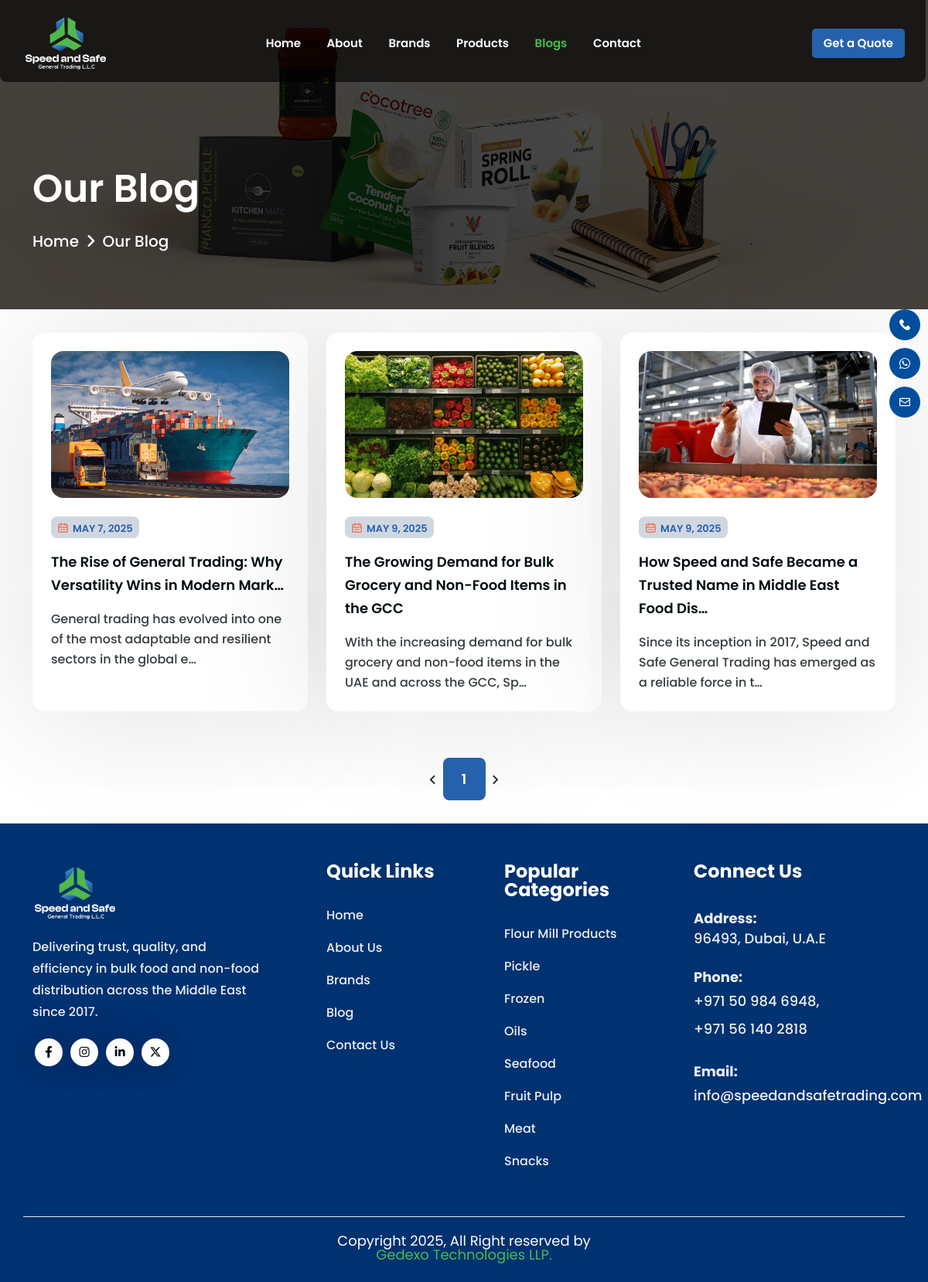
The app's page /blogs/ with its own data.
### web/models.py (models this page shows, shortened)
class Blog(models.Model):
    title = models.CharField(max_length=180)
    slug = models.SlugField()
    date = models.DateField()
    meta_title = models.CharField(max_length=180, blank=True, null=True)
    meta_keywords = models.CharField(max_length=200, blank=True, null=True)
    meta_description = models.CharField(max_length=180, blank=True, null=True)
    canonical_url = models.URLField(blank=True, null=True)
    image = models.ImageField(upload_to="blog/")
    description = HTMLField()
    def get_absolute_url(self):
        return reverse_lazy('web:blog_detail', kwargs={'slug': self.slug})
    class Meta:
        verbose_name = "Blog"
        verbose_name_plural = "Blogs"

class ProductCategory(models.Model):
    title = models.CharField(max_length=180)
    slug = models.SlugField()
    class Meta:
        verbose_name = "Product Category"
        verbose_name_plural = "Product Categories"

### web/views.py (the view)
# urls.py: path("blogs/", views.blog, name="blog"),
def blog(request):
    meta = Meta.objects.filter(page="blogs").first()
    blog_list = Blog.objects.all()
    paginator = Paginator(blog_list, 6)
    page_number = request.GET.get('page')
    page_obj = paginator.get_page(page_number)
    context = {
        "is_blogs":True,
        "page_obj": page_obj,
        "meta":meta,
    }
    return render(request, "web/blog.html", context)

### web/context_processors.py (called while the page is built)
def main_context(request):
    footer_categories = ProductCategory.objects.all()[:8]
    return {
        "footer_categories": footer_categories
    }

### templates/web/blog.html (shortened to what this page needs)
{% extends 'web/base.html' %}
{% load static %}
{% block content %}
   <div class="inner-hero bg-cover" style="background-image: url({% static 'web/assets/img/bg/breadcrumbs.png' %});">
      <div class="container">
        <div class="row align-items-center">
            <div class="col-lg-6">
                <div class="inner-heading">
                    <h1>Our Blog</h1>
                    <div class="breadcrumbs-pages">
                        <ul>
                           <li><a href="{% url 'web:index' %}">Home</a></li>
                           <li class="angle"><i class="fa-solid fa-angle-right"></i></li>
                           <li>Our Blog</li>
                        </ul>
                     </div>
                </div>
            </div>
        </div>
      </div>
   </div>
   <div class="blog1 sp">
    <div class="container">
       <div class="row">
         {% for blog in page_obj %}
            <div class="col-lg-4 col-md-6">
               <div class="vl-blog-1-item">
                  <div class="vl-blog-1-thumb">
                        <img class="w-full" src="{{ blog.image.url }}" alt="">
                  </div>
                  <div class="vl-blog-1-content">
                        <div class="vl-blog1-meta">
                           <a href="#" class="date">
                              <img src="{% static 'web/assets/img/icon/date-icon1.svg' %}" alt="">{{ blog.date }}
                           </a>
                        </div>
                        <h4><a href="{{ blog.get_absolute_url }}" class="blog-title">{{ blog.title|truncatechars:65 }}</a></h4>
                        <p class="mt-16">{{ blog.description|safe|truncatechars:100 }}</p>
                  </div>
               </div>
            </div>
            {% empty %}
            <div class="col-12 text-center">
               <p>No blog posts found.</p>
            </div>
         {% endfor %}
       </div>
       <div class="space60"></div>
       <div class="row">
         <div class="col-12 m-auto">
             <div class="theme-pagination text-center">
                 <ul>
                     {% if page_obj.has_previous %}
                         <li><a href="?page={{ page_obj.previous_page_number }}"><i class="fa-solid fa-angle-left"></i></a></li>
                     {% else %}
                         <li class="disabled"><span><i class="fa-solid fa-angle-left"></i></span></li>
                     {% endif %}
                     {% for num in page_obj.paginator.page_range %}
                         {% if num == page_obj.number %}
                             <li><a class="active" href="?page={{ num }}">{{ num }}</a></li>
                         {% elif num >= page_obj.number|add:'-2' and num <= page_obj.number|add:'2' %}
                             <li><a href="?page={{ num }}">{{ num }}</a></li>
                         {% elif num == 1 or num == page_obj.paginator.num_pages %}
                             <li><a href="?page={{ num }}">{{ num }}</a></li>
                         {% elif num == page_obj.number|add:'-3' or num == page_obj.number|add:'3' %}
                             <li>...</li>
                         {% endif %}
                     {% endfor %}
                     {% if page_obj.has_next %}
                         <li><a href="?page={{ page_obj.next_page_number }}"><i class="fa-solid fa-angle-right"></i></a></li>
                     {% else %}
                         <li class="disabled"><span><i class="fa-solid fa-angle-right"></i></span></li>
                     {% endif %}
                 </ul>
             </div>
         </div>
     </div>
    </div>
 </div>
{% endblock %}

### templates/web/partials/footer.html
{% load static %}
<footer class="vl-footer-area1 footer-space4 bg-cover">
    <div class="footer-bottom-content">
       <div class="container">
          <div class="row">
             <div class="col-xl-4 col-lg-4 col-md-6 col-sm-6">
                <div class="vl-footer-widget vl-footer1-logo-area mr-50 mb-50">
                   <div class="vl-footer-logo black-logo">
                      <a href="{% url 'web:index' %}"><img src="{% static 'web/assets/img/logo/white-logo.png' %}" alt=""></a>
                   </div>
                   <div class="vl-footer-text heading1 mt-16">
                      <p class="mt-16">Delivering trust, quality, and efficiency in bulk food and non-food distribution across the Middle East since 2017. </p>
                   </div>
                   <div class="vl-footer-social1 text-start mt-20">
                      <a href="#"><i class="fa-brands fa-facebook-f"></i></a>
                      <a href="#"><i class="fa-brands fa-instagram"></i></a>
                      <a href="#"><i class="fa-brands fa-linkedin-in"></i></a>
                      <a href="#"><i class="fa-brands fa-x-twitter"></i></a>
                   </div>
                </div>
             </div>
             <div class="col-lg-2 col-md-6 col-6">
                <div class="vl-footer-widget mb-50 ml-0 md:ml-30 sm:ml-0">
                   <h4>Quick Links</h4>
                   <div class="vl-footer-list">
                      <ul>
                         <li><a href="{% url 'web:index' %}">Home</a></li>
                         <li><a href="{% url 'web:about' %}">About Us</a></li>
                         <li><a href="{% url 'web:brand' %}">Brands</a></li>
                         <li><a href="{% url 'web:blog' %}">Blog</a></li>
                         <li><a href="{% url 'web:contact' %}">Contact Us</a></li>
                      </ul>
                   </div>
                </div>
             </div>
             <div class="col-lg-3 col-md-4 col-6">
                <div class="vl-footer-widget ml-40 mb-50 md:ml-0 sm:ml-0">
                   <h4>Popular Categories</h4>
                   <div class="vl-footer-list">
                      <ul>
                        {% for category in footer_categories %}
                         <li><a href="{% url 'web:product' %}?category={{category.slug}}">{{category.title|truncatechars:20}}</a></li>
                         {% endfor %}
                      </ul>
                   </div>
                </div>
             </div>
             <div class="col-lg-3 col-md-8 col-sm-6">
               <div class="vl-footer-recent-project vl-footer-widget">
                  <h4>Connect Us</h4>
                  <div class="row">
                        <div class="col-12 vl-footer-address">
                           <p><strong>Address:</strong><br>
                              96493, Dubai, U.A.E</p>
                           <p><strong>Phone:</strong><br>
                           <a href="tel:+971 50 984 6948">+971 50 984 6948</a>,
                           <a href="tel:+971 56 140 2818">+971 56 140 2818</a></p>
                           <p><strong>Email:</strong><br>
                           <a href="mailto:info@speedandsafetrading.com"> info@speedandsafetrading.com</a></p>
                        </div>
                  </div>
               </div>
            </div>
          </div>
       </div>
    </div>
       <div class="container">
          <div class="row vl-copyright1 _dv-top align-items-center justify-content-center">
             <div class="col-lg-6">
                <div class="copyright-text text-center">
                   <p>Copyright {% now 'Y' %}, All Right reserved by <a href="https://gedexo.com/" target="_blank"> Gedexo Technologies LLP.</a></p>
                </div>
             </div>
          </div>
       </div>
 </footer>

### static/web/assets/css/custom.css (style rules this page uses)
.footer-space4 { padding-top: 0px !important; }
.inner-hero .inner-heading h1 { font-size: var(--f-fs-font-50) !important; }
.inner-hero .inner-heading .breadcrumbs-pages ul li { font-size: var(--f-fs-font-20) !important; }
.inner-hero .inner-heading .breadcrumbs-pages ul li a { font-size: var(--f-fs-font-20) !important; }
.inner-hero { min-height: 400px !important; }
.vl-blog-1-item .vl-blog-1-content h4 a { font-size: var(--f-fs-font-18) !important; }
.vl-blog-1-item .vl-blog1-meta a img { margin-right: 5px !important; height: 15px !important; }
.vl-blog-1-item .vl-blog1-meta a { font-size: 13px; }
.heading1 p { font-size: var(--f-fs-font-16) !important; }
.vl-logo img, .vl-footer-logo img { height: 80px !important; }
.vl-footer-widget .vl-footer-address p { color: var(--vtc-text-pera1); font-size: var(--f-fs-font-18); font-style: normal; font-weight: var(--f-fw-medium); line-height: var(--f-fs-font-26); padding: 12px 0px; display: inline-block; transition: all 0.4s; }
.vl-footer-widget .vl-footer-address a { color: var(--vtc-text-pera1); font-size: var(--f-fs-font-18); font-style: normal; font-weight: var(--f-fw-medium); line-height: var(--f-fs-font-26); padding: 5px 0px; display: inline-block; transition: all 0.4s; }
.vl-blog-1-item .vl-blog-1-thumb img { height: 190px !important; object-fit: cover !important; }
.sp { padding: 30px 0px !important; }
.vl-footer-area1 .footer-bottom-content { padding-top: 50px !important; }
.vl-footer-area1 { background-color: #003170 !important; }
.vl-footer-area1 .heading1 p, .vl-footer-widget .vl-footer-list ul li a, .vl-footer-widget .vl-footer-address p, .vl-footer-widget .vl-footer-address a { color: #eaeef1 !important; }
.vl-footer-widget h4 { color: white !important; }
.vl-copyright1 .copyright-text p { color: white !important; }
.vl-copyright1 .copyright-text a { color: #4abb4e !important; }

### records on screen
Blog: image (picture), date "MAY 7, 2025", title "The Rise of General Trading: Why Versatility Wins in Modern Mark…", description "General trading has evolved into one of the most adaptable and resilient sectors in the global e…"
Blog: image (picture), date "MAY 9, 2025", title "The Growing Demand for Bulk Grocery and Non-Food Items in the GCC", description "With the increasing demand for bulk grocery and non-food items in the UAE and across the GCC, Sp…"
Blog: image (picture), date "MAY 9, 2025", title "How Speed and Safe Became a Trusted Name in Middle East Food Dis…", description "Since its inception in 2017, Speed and Safe General Trading has emerged as a reliable force in t…"
ProductCategory: title "Flour Mill Products"
ProductCategory: title "Pickle"
ProductCategory: title "Frozen"
ProductCategory: title "Oils"
ProductCategory: title "Seafood"
ProductCategory: title "Fruit Pulp"
ProductCategory: title "Meat"
ProductCategory: title "Snacks"

### other values on screen
{{ num }} "1"
